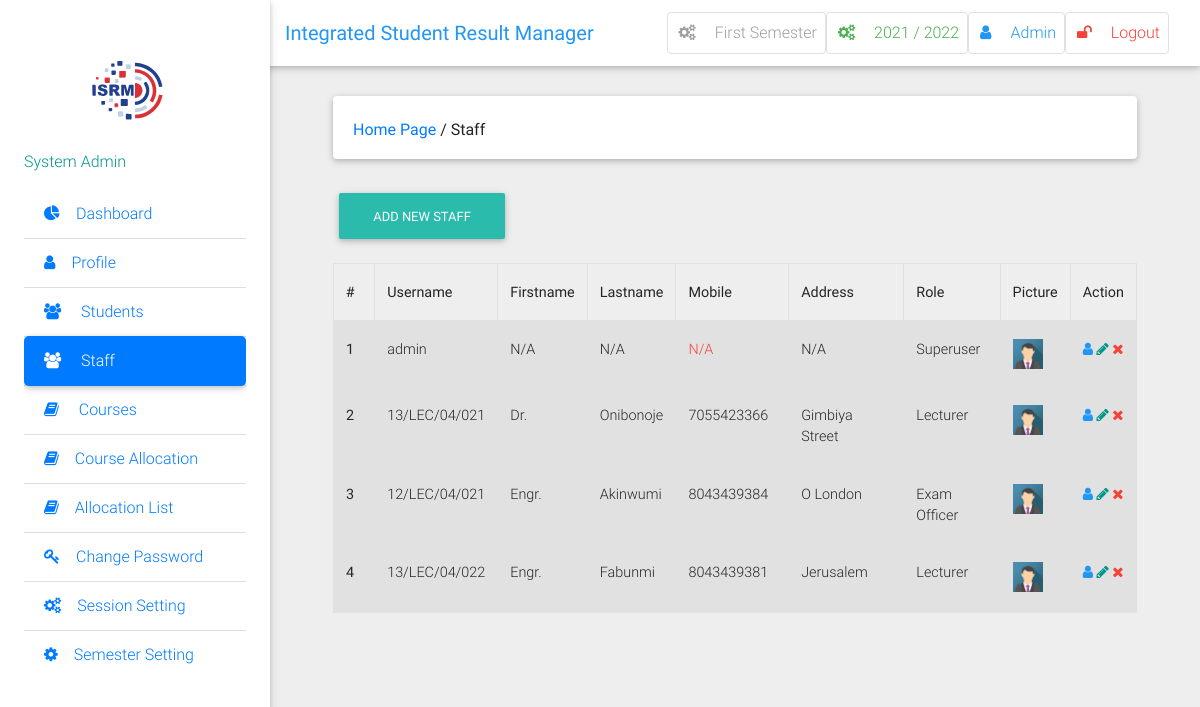
Page /staff/ (signed in) on the committed database.
### result/models.py (models this page shows, shortened)
class Semester(models.Model):
    semester = models.CharField(max_length=10, choices=SEMESTER, blank=True)
    is_current_semester = models.BooleanField(
        default=False, blank=True, null=True)
    session = models.ForeignKey(
        Session, on_delete=models.CASCADE, blank=True, null=True)
    next_semester_begins = models.DateField(null=True, blank=True)
    def __str__(self):
        return self.semester

class Session(models.Model):
    session = models.CharField(max_length=200, unique=True)
    is_current_session = models.BooleanField(
        default=False, blank=True, null=True)
    next_session_begins = models.DateField(blank=True, null=True)
    def __str__(self):
        return self.session

class User(AbstractUser):
    is_student = models.BooleanField(default=False)
    is_lecturer = models.BooleanField(default=False)
    is_officer = models.BooleanField(default=False)
    phone = models.CharField(max_length=60, blank=True, null=True)
    address = models.CharField(max_length=60, blank=True, null=True)
    picture = models.ImageField(upload_to="pictures/", blank=True, null=True)
    email = models.EmailField(blank=True, null=True)
    username_validator = ASCIIUsernameValidator()
    def get_picture(self):
        no_picture = settings.STATIC_URL + 'img/img_avatar.png'
        try:
            return self.picture.url
        except:
            return no_picture

### result/views.py (the view)
# urls.py: path('staff/', views.staff_list, name="staff_list"),
@login_required
@lecturer_required
def staff_list(request):
    staff = User.objects.filter(is_student=False)
    user_type = "Staff"
    context = {
        "staff": staff,
        "user_type": user_type,
    }
    return render(request, 'staff/staff_list.html', context)

### result/context_processors.py (called while the page is built)
def session_processor(request):
    current_session = Session.objects.get(is_current_session=True)
    return {"current_session": current_session}

def semester_processor(request):
    current_semester = Semester.objects.get(is_current_semester=True)
    return {"current_semester": current_semester}

### result/templates/staff/staff_list.html (shortened to what this page needs)
{% extends 'base.html' %}
{% block side_bar %}
    {% include 'partial_active_element.html' with active='staff' %}
{% endblock %}
{% block content %}
	<div class="container-fluid mt-5">
            <div class="card mb-4 wow fadeIn">
                <div class="card-body d-sm-flex justify-content-between">
                    <h6 class="mb-2 mb-sm-0 pt-1">
                        <a href="/">Home Page</a>
                        <span>/</span>
                        <span>{{ user_type }}</span>
                    </h6>
                </div>
            </div>
            {% if request.user.is_superuser %}
            <h6 class="mb-2 mb-sm-0 pt-1">
            <a href="{% url 'add_new_staff' %}" class="btn btn-default btn-rounded mb-4">
               Add New {{ user_type }}
            </a>
            </h6>
            {% endif %}
  <div class="table-wrapper-scroll-y">
  <table class="table table-bordered table-striped">
                     <thead>
                        <tr>
                          <th scope="col">#</th>
                          <th scope="col">Username</th>
                          <th scope="col">Firstname</th>
                          <th scope="col">Lastname</th>
                          <th scope="col">Mobile</th>
                          <th scope="col">Address</th>
                          <th scope="col">Role</th>
                          <th scope="col">Picture</th>
                          {% if request.user.is_superuser %}
                          <th scope="col">Action</th>
                          {% endif %}
                        </tr>
                    </thead>
                {% for staff in staff %}
                    <tbody>
                        <tr>
                          <th scope="row">{{ forloop.counter }}</th>
                          <td>{% if staff.username %} {{ staff.username }} {% else %} N/A  {% endif %}</td>
                          <td>{% if staff.first_name %} {{ staff.first_name }} {% else %} N/A  {% endif %}</td>
                          <td>{% if staff.last_name %} {{ staff.last_name }} {% else %} N/A {% endif %}</td>
                          <td>{% if staff.phone %} {{ staff.phone }} {% else %}
                          <span class="red-text">N/A</span>{% endif %}</td>
                          <td>{% if staff.address %} {{ staff.address }} {% else %} N/A {% endif %}</td>
                          <td>{% if staff.is_superuser %} Superuser {% elif staff.is_officer %} Exam Officer  {% else %} Lecturer {% endif %}</td>
                          <td><img width="30" src="{{ staff.get_picture }}" alt="{{ staff.username }}'s image"></td>
                          {% if request.user.is_superuser %}
                          <td>
                            <a data-toggle="tooltip" title="view" class="blue-text"><i class="fa fa-user"></i></a>
                            <a data-toggle="tooltip" href="{% url 'edit_staff' pk=staff.pk %}" title="edit" class="teal-text"><i class="fa fa-pencil"></i></a>
                            <a data-toggle="tooltip" href="{% url 'delete_staff' pk=staff.pk %}" title="delete" class="red-text"><i class="fa fa-times"></i></a>
                          </td>
                          {% endif %}
                        </tr>
                    </tbody>
                {% endfor %}
                 </table>
            </div>
        </div>
        <br>
{% endblock %}

### result/templates/base.html (shortened to what this page needs)
{% load static %}
<!DOCTYPE html>
<html lang="en">
    <head>
        <link rel="stylesheet" href="https://maxcdn.bootstrapcdn.com/font-awesome/4.7.0/css/font-awesome.min.css">
        <link href="{% static 'css/bootstrap.min.css' %}" rel="stylesheet">
        <link href="{% static 'css/mdb.min.css' %}" rel="stylesheet">
        <link href="{% static 'css/style.css' %}" rel="stylesheet">
    </head>
    <body class="grey lighten-3">
    <header>
        <nav class="navbar fixed-top navbar-expand-lg navbar-light white scrolling-navbar">
            <div class="container-fluid">
                <a class="navbar-brand waves-effect" href="/">
                    <strong class="blue-text">Integrated Student Result Manager</strong>
                </a>
                <div class="collapse navbar-collapse" id="navbarSupportedContent">
                    <ul class="navbar-nav nav-flex-icons">
                        <li class="nav-item">
                            <a href="{% if request.user.is_superuser %}{% url 'manage_semester' %}{% else %}#{% endif %}" class="nav-link border border-light grey-text rounded waves-effect">
                                <i class="fa fa-cogs mr-3"></i>{{ current_semester }} Semester
                            </a>
                        </li>
                        <li class="nav-item">
                            <a href="{% if request.user.is_superuser %}{% url 'manage_session' %}{% else %}#{% endif %}" class="nav-link border border-light green-text rounded waves-effect">
                                <i class="fa fa-cogs mr-3"></i>{{ current_session }}
                            </a>
                        </li>
                        <li class="nav-item">
                            <a href="{% url 'profile' %}" class="nav-link border border-light rounded waves-effect blue-text">
                                <i  class="fa fa-user mr-3"></i>{{ user|capfirst }}
                            </a>
                        </li>
                         <li class="nav-item">
                            <a href="/accounts/logout/" class="nav-link border border-light rounded waves-effect red-text">
                                <i class="fa fa-unlock mr-3"></i>Logout
                            </a>
                        </li>
                    </ul>
                </div>
            </div>
        </nav>
        <div class="sidebar-fixed position-fixed">
            <a class="navbar-left" href="/"><img alt="isrmlogo" src="{% static 'icons/isrm.svg' %}" class="img-responsive" style="margin-left:30px;"></a>
                {% if request.user.is_lecturer %}
                <p><i aria-hidden="true"></i>
                    <span class="teal-text text-center"> Course Lecturer</span></p>
                {% elif request.user.is_officer %}
                <p><i aria-hidden="true"></i>
                    <span class="teal-text text-center"> Exam Officer</span></p>
                {% elif request.user.is_student %}
                <p><i aria-hidden="true"></i>
                    <span class="teal-text text-center"> Student</span></p>
                {% else %}
                <p>
                    <span class="teal-text text-center"> System Admin</span></p>
                {% endif %}
            <div class="dashboard">
            {% block side_bar %}{% endblock side_bar %}
            </div>
        </div>
    </header>
    <main class="pt-5 mx-lg-5">
        {% block content%} {% endblock %}
    </main>
    <footer>
    	<a href="https://seal.beyondsecurity.com/vulnerability-scanner-verification/admi.vginfotec.xyz"></a>
    </footer>
    </body>
</html>

### result/static/css/style.css (style rules this page uses)
.sidebar-fixed { height: 100vh; width: 270px; -webkit-box-shadow: 0 2px 5px 0 rgba(0, 0, 0, 0.16), 0 2px 10px 0 rgba(0, 0, 0, 0.12); box-shadow: 0 2px 5px 0 rgba(0, 0, 0, 0.16), 0 2px 10px 0 rgba(0, 0, 0, 0.12); z-index: 1050; background-color: #fff; padding: 1.5rem; padding-top: 0; }
@media (min-width: 1200px) { .navbar, .page-footer, main { padding-left: 270px; } }

### result/templates/base.html (style rules this page uses)
.dashboard { display: block; max-height: 500px; overflow-y: auto; -ms-overflow-style: -ms-autohiding-scrollbar; }

### result/templates/staff/staff_list.html (style rules this page uses)
.table-wrapper-scroll-y { display: block; max-height: 350px; overflow-y: auto; -ms-overflow-style: -ms-autohiding-scrollbar; }

### rows in the picture
Semester: semester "First"
Session: session "2021 / 2022"
User: username "Admin", username "admin", first_name "N/A", last_name "N/A", is_superuser "Superuser"
User: username "13/LEC/04/021", first_name "Dr.", last_name "Onibonoje", phone "7055423366", address "Gimbiya Street", is_superuser "Lecturer"
User: username "12/LEC/04/021", first_name "Engr.", last_name "Akinwumi", phone "8043439384", address "O London", is_superuser "Exam Officer"
User: username "13/LEC/04/022", first_name "Engr.", last_name "Fabunmi", phone "8043439381", address "Jerusalem", is_superuser "Lecturer"

### other values in the picture
{{ user_type }} "Staff"
{{ user_type }} "STAFF"
